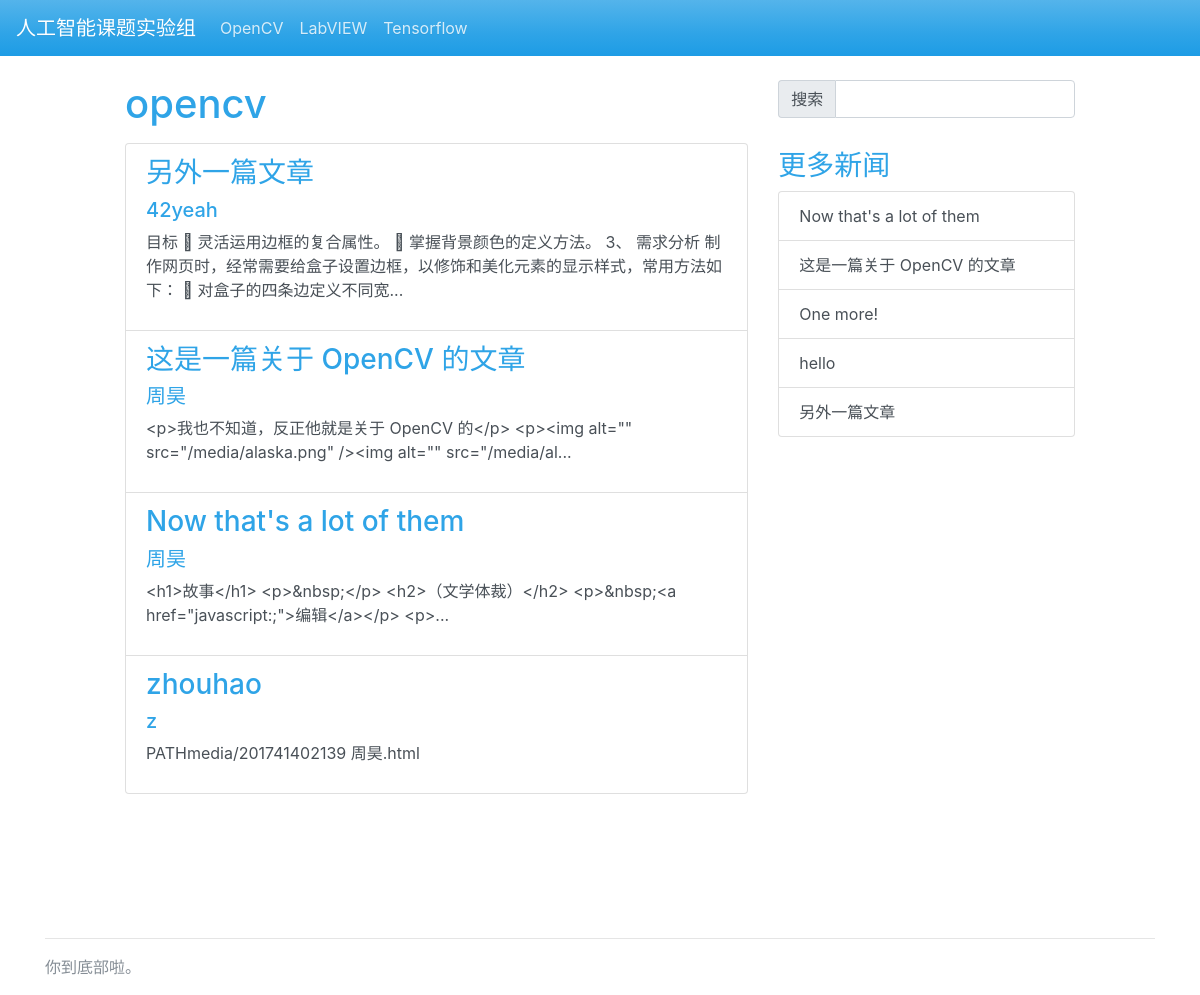
Screenshot of /category/opencv with the database file from the repository.
### main/models.py (models this page shows, shortened)
class Passage(models.Model):
    title = models.CharField(max_length=1024)
    author = models.CharField(max_length=1024)
    body = models.TextField()
    tags = models.CharField(max_length=1024)

### main/views.py (the view)
# urls.py: url(r'^category/(.+)', category),
def category(request, tag):
    grp = []
    l = 0
    for p in Passage.objects.all():
        tags = p.tags;
        t = tags.split(' ')
        for et in t:
            if (et == tag):
                l += 1
                d = {}
                d['title'] = p.title
                d['author'] = p.author
                if (p.body.__len__() > 100):
                    d['brief'] = p.body[:100] + '...'
                else:
                    d['brief'] = p.body
                grp.append(d)
    con = {
        'grp': grp,
        'category': tag,
        'l': l,
    }
    return render(request, 'category.html', gen(con))

### main/views.py (called while the page is built)
def gen(con):
    entries = []
    if ((Passage.objects.all().__len__()) <= 5):
        entries = Passage.objects.all()
        con['entries'] = entries
        con['elen'] = entries.__len__()
        return con
    chose = []
    while (True):
        al = Passage.objects.all()
        r = random.randint(0, al.__len__() - 1)
        if r not in chose:
            print(r)
            chose.append(r)
            entries.append(al[r])
            if (chose.__len__() == 5):
                break
    con['entries'] = entries
    con['elen'] = 5
    return con

### templates/category.html (shortened to what this page needs)
{% extends "index.html" %}
{% block main %}
<h1 style="margin-bottom: 15px">
    {{ category }}
</h1>
<div class="bs-component">
    <div class="list-group">
        {% for p in grp %}
        <a href="/entry/{{ p.title }}" class="list-group-item list-group-item-action">
            <div>
                <h3 class="list-group-item-heading">
                    {{ p.title }}
                </h3>
                <h5 class="list-group-item-heading">
                    {{ p.author }}
                </h5>
                <p class="list-group-item-text">
                    {{ p.brief }}
                </p>
            </div>
        </a>
        {% endfor %}
    </div>
</div>
{% endblock %}

### templates/index.html (shortened to what this page needs)
<html>
    <head>
        {% load staticfiles %}
        <link rel="stylesheet" href="{% static 'css/bootstrap-cerulean.css' %}" type="text/css"/>
        <link rel="stylesheet" href="{% static 'css/pad.css' %}" type="text/css"/>
    </head>
    <body>
        <div class="bs-component">
            <nav class="navbar navbar-dark bg-primary fixed-top navbar-expand-lg">
                <a href="/" class="navbar-brand">人工智能课题实验组</a>
                <div class="collapse navbar-collapse" id="nb">
                    <ul class="navbar-nav mr-auto">
                        <li class="nav-item"><a href="/category/opencv" class="nav-link">OpenCV</a></li>
                        <li class="nav-item"><a href="/category/labview" class="nav-link">LabVIEW</a></li>
                        <li class="nav-item"><a href="/category/tensorflow" class="nav-link">Tensorflow</a></li>
                    </ul>
                </div>
            </nav>
        </div>
        <main class="container">
            <div class="pad">
                <div class="row">
                    <div class="col-lg-8">
                        {% block main %}
                        {% endblock %}
                    </div>
                    <div class="col-lg-4">
                        <form method="POST" action="/search/" style="margin-bottom: 15px;">
                            <fieldset>
                                <div class="form-group">
                                    <div class="input-group">
                                        <div class="input-group-addon">
                                            搜索
                                        </div>
                                        <input type="text" class="form-control" name="q">
                                    </div>
                                </div>
                            </fieldset>
                        </form>
                        <h3>更多新闻</h3>
                        <ul class="list-group" style="margin-top: 5px;">
                            {% for e in entries %}
                            <a href="/entry/{{ e.title }}" class="list-group-item list-group-item-action">
                                {{ e.title }}
                            </a>
                            {% endfor %}
                        </ul>
                    </div>
                </div>
            </div>
        </main>
        <footer class="container">
            <br /><br /><hr />
            <p>
                你到底部啦。
            </p>
        </footer>
    </body>
</html>

### main/static/css/pad.css (style rules this page uses)
.pad { padding: 5rem; }

### rows the page displays
Passage: title "另外一篇文章", author "42yeah", title "另外一篇文章"
Passage: title "这是一篇关于 OpenCV 的文章", author "周昊", title "这是一篇关于 OpenCV 的文章"
Passage: title "Now that's a lot of them", author "周昊", title "Now that's a lot of them"
Passage: title "zhouhao", brief "PATHmedia/201741402139 周昊.html"
Passage: title "One more!"
Passage: title "hello"

### other values shown
{{ category }} "opencv"
{{ p.brief }} "目标  灵活运用边框的复合属性。  掌握背景颜色的定义方法。 3、 需求分析 制作网页时，经常需要给盒子设置边框，以修饰和美化元素的显示样式，常用方法如下：  对盒子的四条边定义不同宽..." "<p>我也不知道，反正他就是关于 OpenCV 的</p> <p><img alt=\"\" src=\"/media/alaska.png\" /><img alt=\"\" src=\"/media/al..." "<h1>故事</h1> <p>&nbsp;</p> <h2>（文学体裁）</h2> <p>&nbsp;<a href=\"javascript:;\">编辑</a></p> <p>..."
{{ p.author }} "z"
